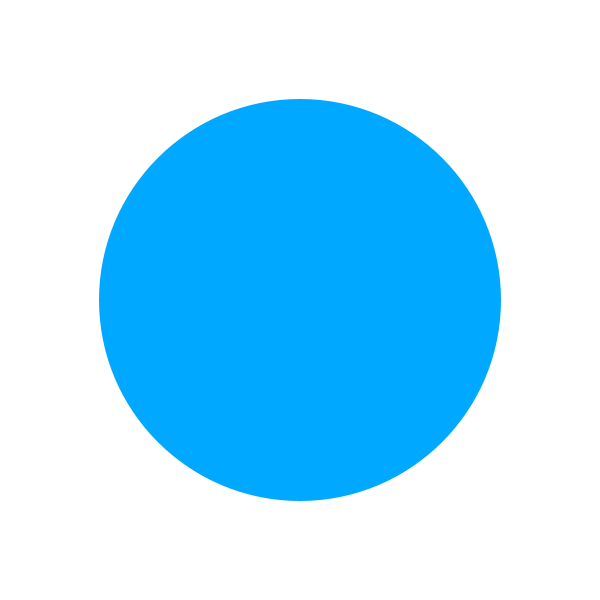
Frame 1 (no input)
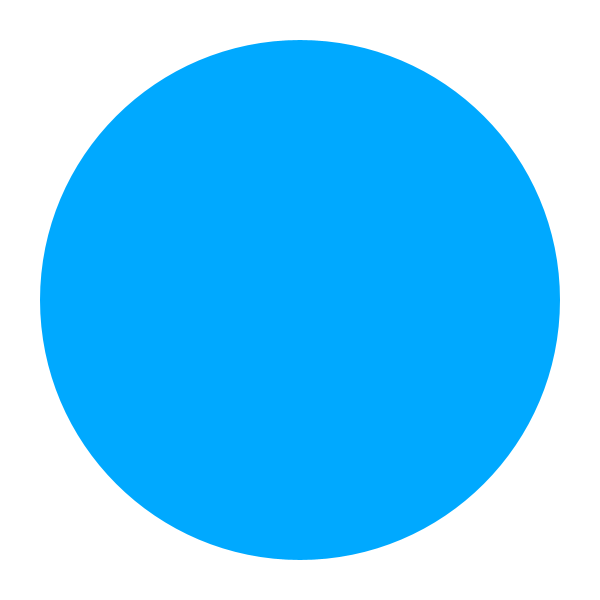
Frame 60 (the mouse pressed at the canvas centre just before this capture)
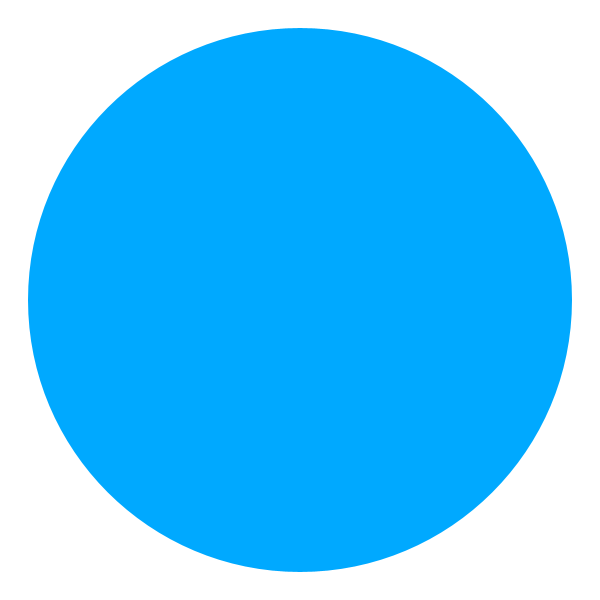
Frame 120 (the mouse held since frame 60 and released just before this capture)

The Processing sketch that drew these frames (run headless with seeded random() and noise(); from frame 60 on, the mouse is pressed at the canvas centre):

// Processing sketch: processing_119666
// ── processing_119666.pde

//MODE DE PROGRAMACIO DINAMIC
float hue=200;
float saturacio=100;
float brillo=100;
float diametre=400;
float diametreMax=590;
float diametreMin=110;
float creixement=2;

void setup()
{
  //AQUI LA INFORMACIO QUE REPETEIXO UN SOL COP
  size(600,600);
  colorMode(HSB, 360,100,100);
  noStroke();
}

void draw()
{
  //AQUI LA INFORMACIO QUE VULL REPETIR CADA COP QUE PINTO LA PANTALLA  
  background(360);
  diametre=diametre+creixement; 
  fill(hue,saturacio,brillo);   
  ellipse(300,300,diametre,diametre);
  if (diametre>diametreMax) 
  {
    creixement=-2;  
  }
  if (diametre<diametreMin)
  {
    creixement=2;
    if (hue<0)
    {
      hue=360;
    }
    hue=hue-50;
  }
}
